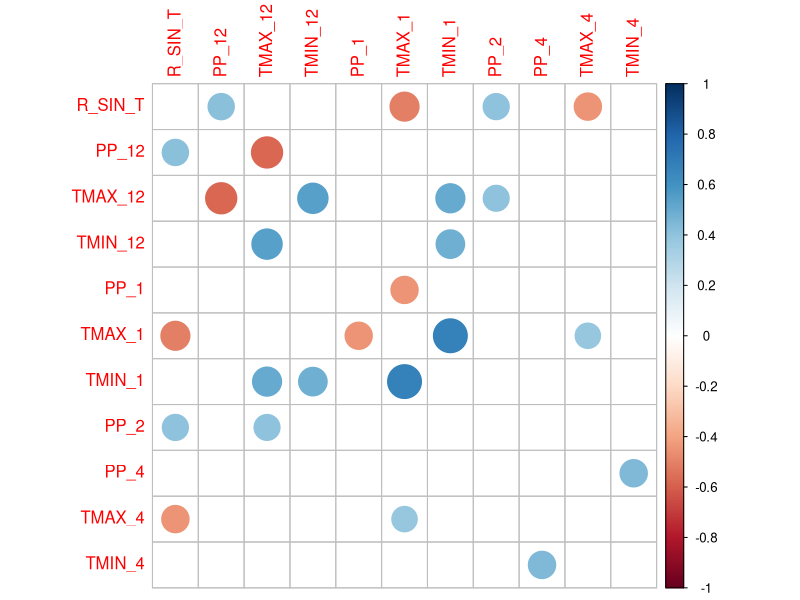
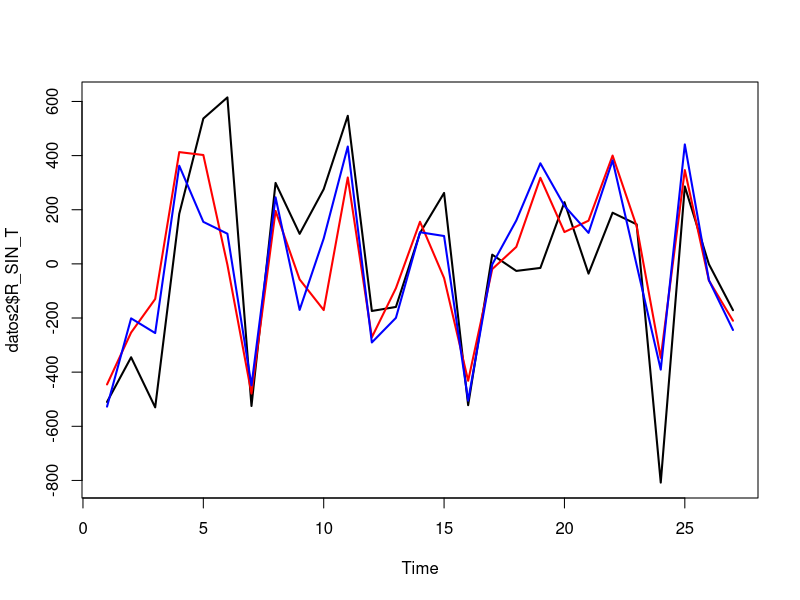
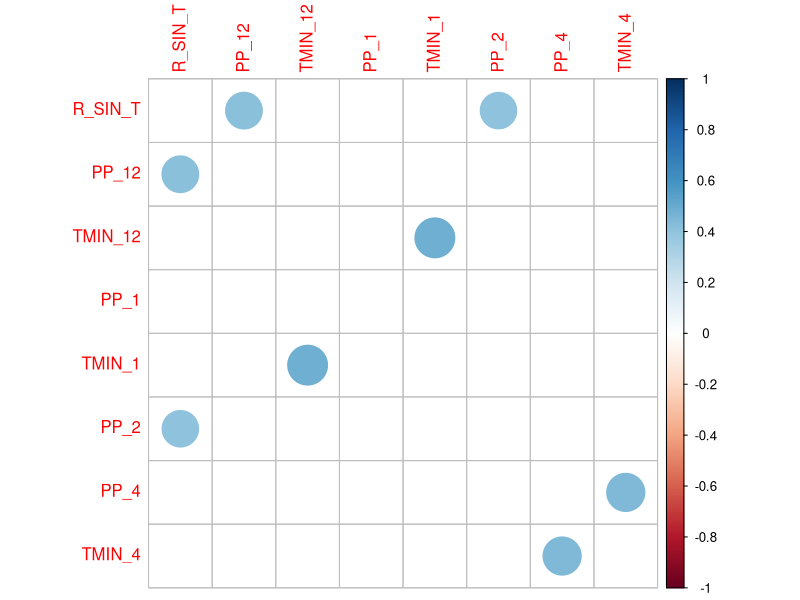
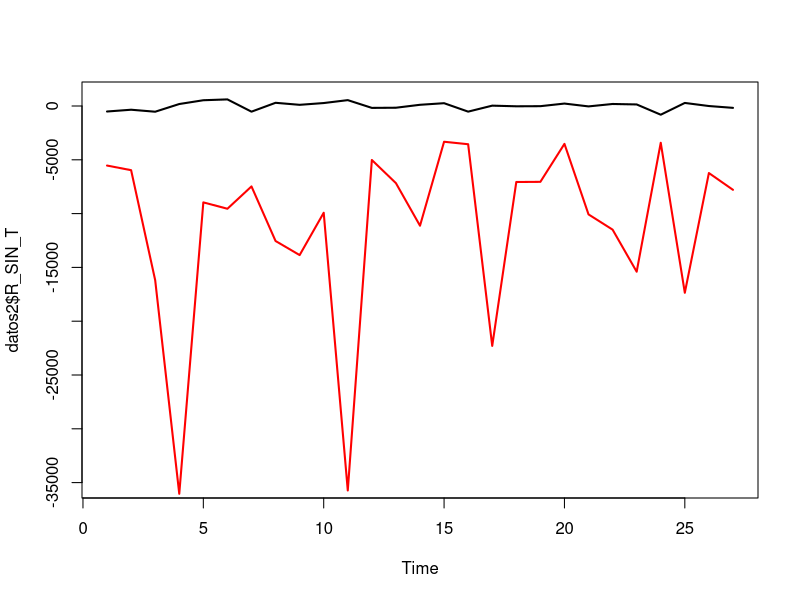
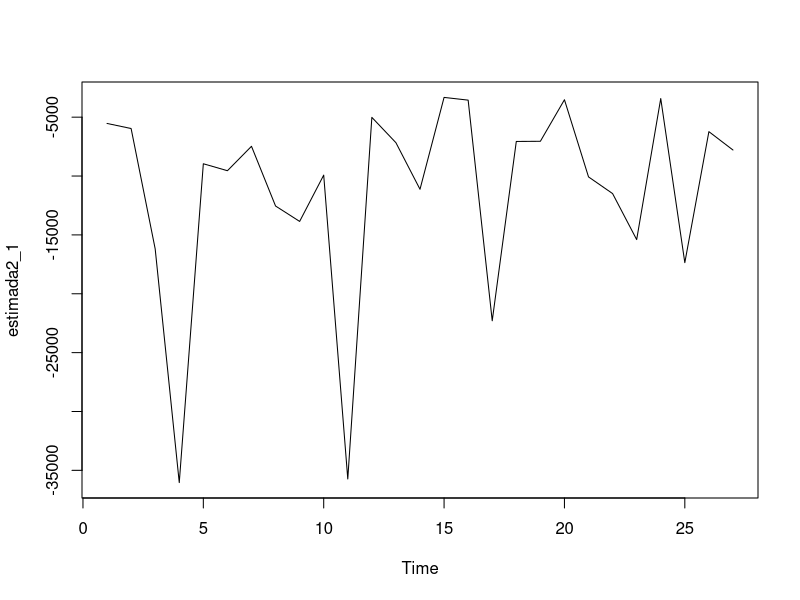

R code for these plots, in order:
#ej3P8
library(leaps)
library(stats)
setwd("C:/Users/Alumno/Desktop/Estadistica2/P8")

datos<-read.table("Datos_ejercicio_3.txt", head=T) 
datos2<-datos[,-1]
head(datos2) 
#colnames(datos2)<-c('var1','var2','var3','var4','var5',"var6","var7","var8","var9","var10","var11","var12") #pongo nombres
attach(datos2) 

ajust<-lm(R_SIN_T~.,data = datos2) #modelo que incluye todas
null<-lm(R_SIN_T~1,data=datos2) #modelo que incluye solo ordenada al origen

library(corrplot)

#####

Rcritico<-(2.06/(sqrt(2.06^2+27-2)))   #RCRITICO AL 5% DE SIG, CON  DESPEJADO DE LA FORMULA ~0.38
                                       #CON 25 GRADOS DE LIBERTAD?? 
correlaciones<-cor(datos2)

correlaciones[which(abs(correlaciones)<Rcritico)]<-0 #LE ASIGNO 0 A LOS QUE NO SON SIGNIFICATIVOS

diag(correlaciones)<-0 #SACA LOS 1 DE LA DIAGONAL

corrplot(correlaciones)

####

#correlaciones
#cor3<-data.frame(colnames(correlaciones[,cor2[,2]]),colnames(correlaciones[,cor2[,1]]))
#colnames(cor3)<-c("1","2")
#cor3[which(cor3[,1]==cor3[,2]),]=NA

step<-step(null, scope=list(lower=null, upper=ajust), direction="forward",test='F') #me muestra el paso a paso del stepwise

#mejor modelo
#Step:  AIC=304.59
#R_SIN_T ~ TMAX_1 + TMIN_12 + PP_12 + PP_2

#VARIANZA
mejorajustecv=regsubsets(R_SIN_T~.,data=datos2,nvmax=10,method="forward") #stepwise, pongo hasta m?ximo de variables
summary(mejorajustecv) #me selecciona para cada modelo las variables que presentan el menor AIC
summary(mejorajustecv)$adjr2 # me muestra el r2 ajustado de cada modelo
#plot(mejorajustecv,scale='adjr2') # plotea el r2 ajustado para cada modelo

#LA varianza maxima explicada usa 7 variables, la de 4 explica el 43%

coef<-coef(mejorajustecv,1:10) # los coeficientes asociados a cada modelo
#> coef[[4]]
#(Intercept)       PP_12     TMIN_12      TMAX_1        PP_2 
# 858.644509    1.189943   98.619584  -90.481110    1.119546 

#estimada con 4 variables
estimada<-coef[[4]][1]+coef[[4]][4]*datos2$TMAX_1+coef[[4]][3]*datos2$TMIN_12+
  coef[[4]][2]*datos2$PP_12+coef[[4]][5]*datos2$PP_2

#estimada con 7 variables
estimada2<-coef[[7]][1]+coef[[7]][2]*datos2$PP_12+coef[[7]][3]*datos2$TMAX_12+coef[[7]][4]*datos2$TMIN_12+
  coef[[7]][5]*datos2$TMAX_1+coef[[7]][6]*datos2$TMIN_1+coef[[7]][7]*datos2$PP_2+coef[[7]][8]*datos2$TMAX_4

#modelada vs estimdad

plot.ts(datos2$R_SIN_T,lwd=2)
lines(estimada,col="red",lwd=2)
lines(estimada2,col="blue",lwd=2)


###########ELIMINANDO TMAX
colnames(datos)
t_max<-c(-1,-4,-7,-11)
datos3<-datos[,t_max]
head(datos3)

attach(datos3) 

ajust2<-lm(R_SIN_T~.,data = datos3) #modelo que incluye todas
null2<-lm(R_SIN_T~1,data=datos3) #modelo que incluye solo ordenada al origen

#####

Rcritico<-(2.06/(sqrt(2.06^2+27-2)))   #RCRITICO AL 5% DE SIG, CON  DESPEJADO DE LA FORMULA ~0.38
#CON 25 GRADOS DE LIBERTAD?? 
correlaciones<-cor(datos3)

correlaciones[which(abs(correlaciones)<Rcritico)]<-0 #LE ASIGNO 0 A LOS QUE NO SON SIGNIFICATIVOS

diag(correlaciones)<-0 #SACA LOS 1 DE LA DIAGONAL

corrplot(correlaciones)

####

step<-step(null2, scope=list(lower=null2, upper=ajust2), direction="forward",test='F') #me muestra el paso a paso del stepwise

#mejor modelo
#Step:  AIC=310.72
#R_SIN_T ~ PP_12 + PP_2 + TMIN_12

#VARIANZA
mejorajustecv=regsubsets(R_SIN_T~.,data=datos3,nvmax=10,method="forward") #stepwise, pongo hasta m?ximo de variables
summary(mejorajustecv) 
summary(mejorajustecv)$adjr2


#LA varianza maxima explicada usa 4 variables, la de 3 explica el 33%

coef2<-coef(mejorajustecv,1:7) # los coeficientes asociados a cada modelo
#> coef2[[3]]
# (Intercept)        PP_12      TMIN_12         PP_2 
#-1786.570016     1.809686    82.265228     1.287473 

#estimada con 3 variables
estimada2_1<-coef2[[3]][1]+coef[[3]][2]*datos3$PP_12+coef[[3]][4]*datos3$PP_2+
  coef[[4]][3]*datos2$TMIN_12

#estimada con 4 variables
#estimada2<-coef[[7]][1]+coef[[7]][2]*datos2$PP_12+coef[[7]][3]*datos2$TMAX_12+coef[[7]][4]*datos2$TMIN_12+
#  coef[[7]][5]*datos2$TMAX_1+coef[[7]][6]*datos2$TMIN_1+coef[[7]][7]*datos2$PP_2+coef[[7]][8]*datos2$TMAX_4

#modelada vs estimdad

plot.ts(datos2$R_SIN_T,lwd=2,ylim=c(-35000,800))
lines(estimada2_1,col="red",lwd=2)
#lines(estimada2,col="blue",lwd=2)
plot.ts(estimada2_1)
#DA muy mal, valores muy negativos
